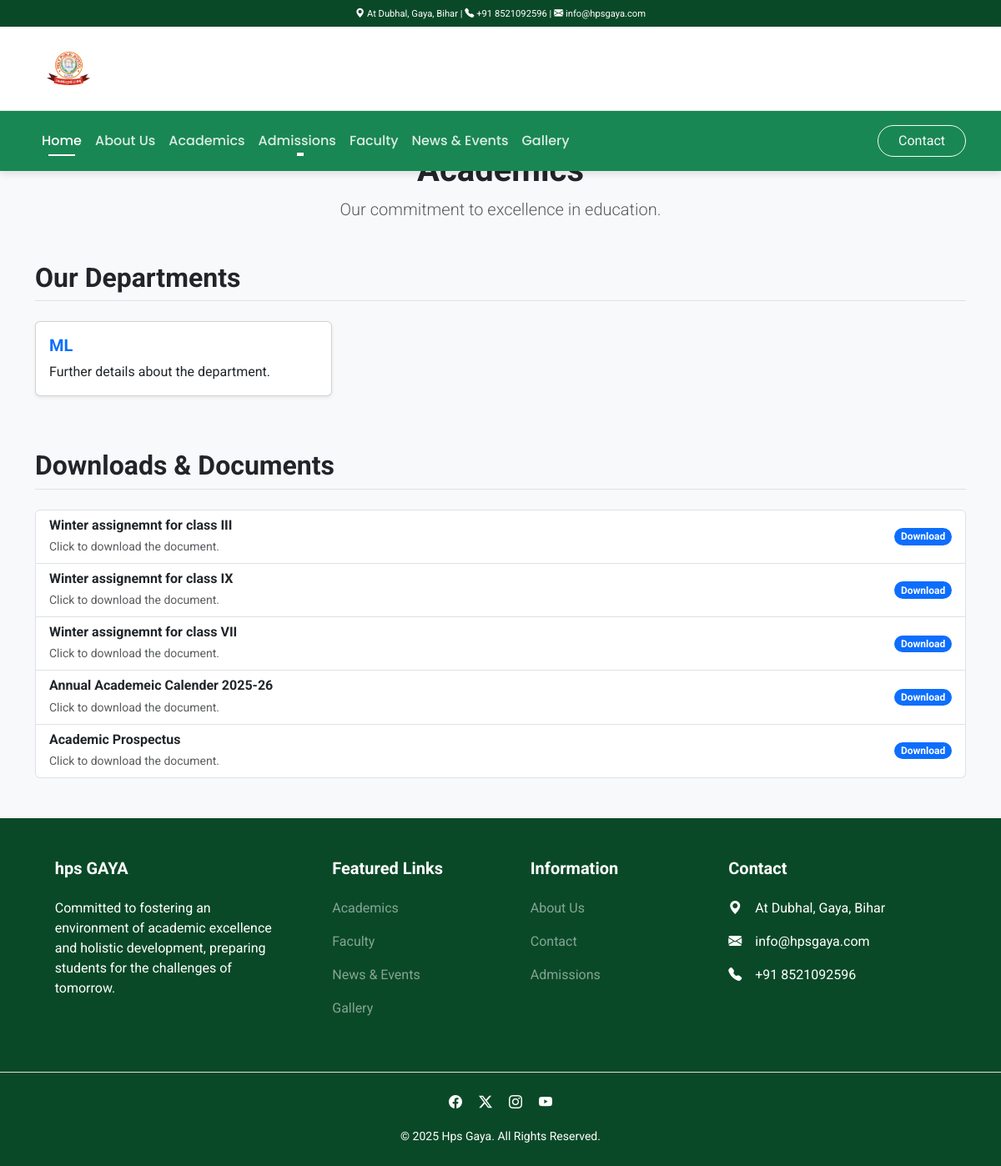
Screenshot of /academics/ with the database file from the repository.
### academics/models.py (models this page shows, shortened)
class Department(BaseModel):
    name = models.CharField(max_length=100, unique=True)
    description = models.TextField(blank=True, null=True)
    class Meta:
        ordering = ['name']

class AcademicDocument(BaseModel):
    title = models.CharField(max_length=200)
    document_file = models.FileField(upload_to='academic_documents/')
    description = models.CharField(max_length=500, blank=True, null=True)
    class Meta:
        verbose_name = "Academic Document"
        verbose_name_plural = "Academic Documents"
        ordering = ['-created_at']

### academics/views.py (the view)
# urls.py: path('', views.academic_info_view, name='academic-info'),
def academic_info_view(request):
    departments = Department.objects.all()
    documents = AcademicDocument.objects.all()
    context = {
        'departments': departments,
        'documents': documents,
    }
    return render(request, 'academics/academic_info.html', context)

### templates/academics/academic_info.html (shortened to what this page needs)
{% extends 'base.html' %}
{% block content %}
<div class="container my-5">
    <div class="text-center mb-5">
        <h1 class="fw-bold">Academics</h1>
        <p class="lead text-muted">Our commitment to excellence in education.</p>
    </div>
    <div class="mb-5">
        <h2 class="fw-bold border-bottom pb-2 mb-4">Our Departments</h2>
        <div class="row">
            {% for department in departments %}
            <div class="col-md-6 col-lg-4 mb-3">
                <div class="card shadow-sm h-100">
                    <div class="card-body">
                        <h5 class="card-title text-primary fw-bold">{{ department.name }}</h5>
                        <p class="card-text">{{ department.description|default:"Further details about the department." }}</p>
                    </div>
                </div>
            </div>
            {% empty %}
            <p class="text-center">Information about departments will be updated soon.</p>
            {% endfor %}
        </div>
    </div>
    <div>
        <h2 class="fw-bold border-bottom pb-2 mb-4">Downloads & Documents</h2>
        <div class="list-group">
            {% for doc in documents %}
            <a href="{{ doc.document_file.url }}" class="list-group-item list-group-item-action d-flex justify-content-between align-items-center" target="_blank">
                <div>
                    <h6 class="mb-1 fw-bold">{{ doc.title }}</h6>
                    <small class="text-muted">{{ doc.description|default:"Click to download the document." }}</small>
                </div>
                <span class="badge bg-primary rounded-pill">Download</span>
            </a>
            {% empty %}
            <p class="text-center">No academic documents are available for download at the moment.</p>
            {% endfor %}
        </div>
    </div>
</div>
{% endblock content %}

### templates/base.html (style rules this page uses)
:root { --bs-success: #198754; --bs-success-dark: #0a4928; }
body { font-family: 'Roboto', sans-serif; background-color: #f8f9fa; }

### rows the page displays
Department: name "ML", description "Further details about the department."
AcademicDocument: title "Winter assignemnt for class III", description "Click to download the document."
AcademicDocument: title "Winter assignemnt for class IX", description "Click to download the document."
AcademicDocument: title "Winter assignemnt for class VII", description "Click to download the document."
AcademicDocument: title "Annual Academeic Calender 2025-26", description "Click to download the document."
AcademicDocument: title "Academic Prospectus", description "Click to download the document."
